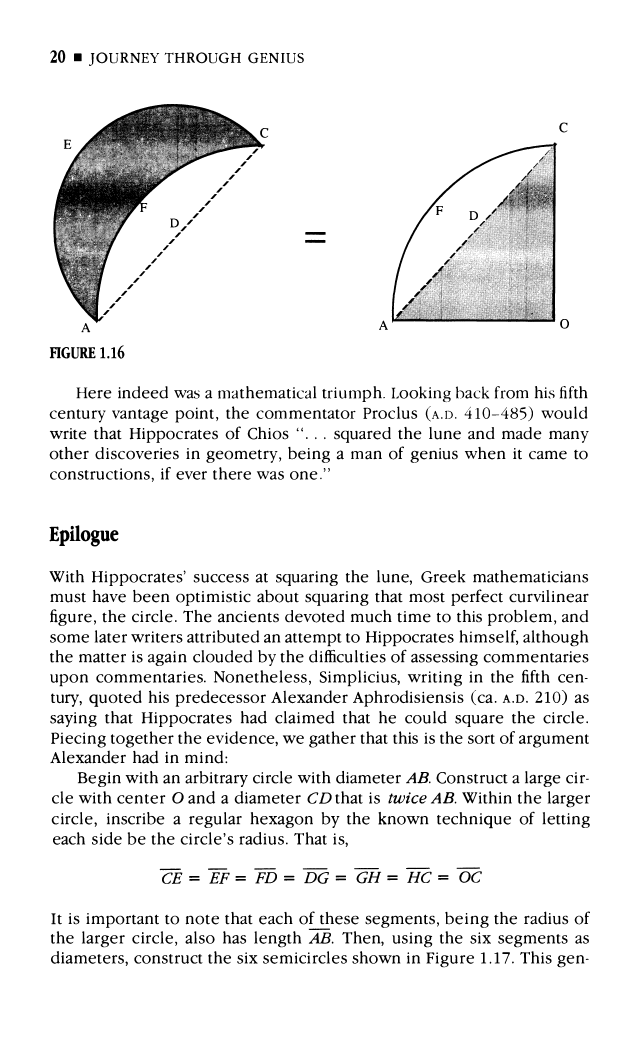
#> input picture images/jtg_p033.png, 3216 x 5196 px (shown at 1/5 size)
$ python show_original_title.py
#> lines starting #> are read from the running program, lines starting #| are printed output that depends on the picture; after the words box and inside, x2 and y2 are one past the last pixel; in counts of white or black regions, pixels touching at a corner belong together
#!/usr/bin/env python3
"""
Check what text is actually in the title by looking at the original image
"""

import cv2
import numpy as np
import matplotlib.pyplot as plt

# Load original
img = cv2.imread('../images/jtg_p033.png')
#> img is the input picture: shape (5196, 3216, 3); 92.4% white; 17545 black regions (15897 under 20 px), largest, box (x1, y1, x2, y2) and area: (266, 520, 1325, 1616) 278452, (1959, 713, 2786, 1614) 45339, (398, 1736, 477, 1791) 2456
if img is None:
    print("Can't load image")
    exit(1)

# Show the top portion (where title likely is)
top_portion = img[:800, :, :]
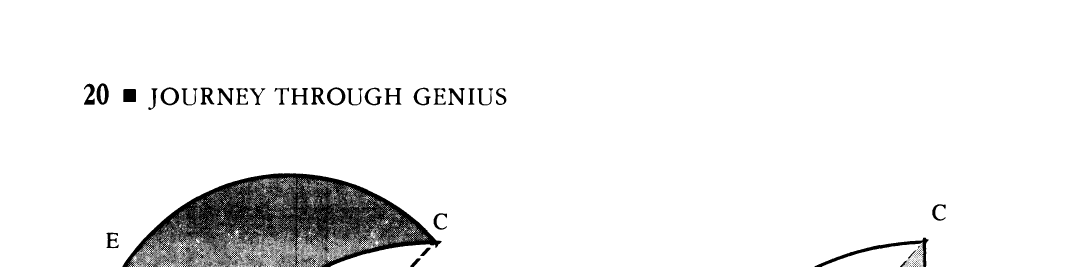
#> top_portion: shape (800, 3216, 3) (shown at 1/3 size); 94% white; 575 black regions (510 under 20 px), largest, box (x1, y1, x2, y2) and area: (367, 520, 1325, 800) 123907, (2443, 713, 2786, 800) 4077, (370, 267, 408, 306) 1474

plt.figure(figsize=(16, 8))
plt.imshow(cv2.cvtColor(top_portion, cv2.COLOR_BGR2RGB))
plt.title('Original Image - Top Portion (contains title)')
plt.axis('off')
plt.tight_layout()
plt.savefig('notebooks/original_title_area.png', dpi=150)
print("✓ Saved to notebooks/original_title_area.png")
print("\nPlease check this image to see what text is actually in the title.")
print("It might not be just 'Epilogue' - there could be additional text.")

$ run again, with images/acd_p006.png copied over images/jtg_p033.png
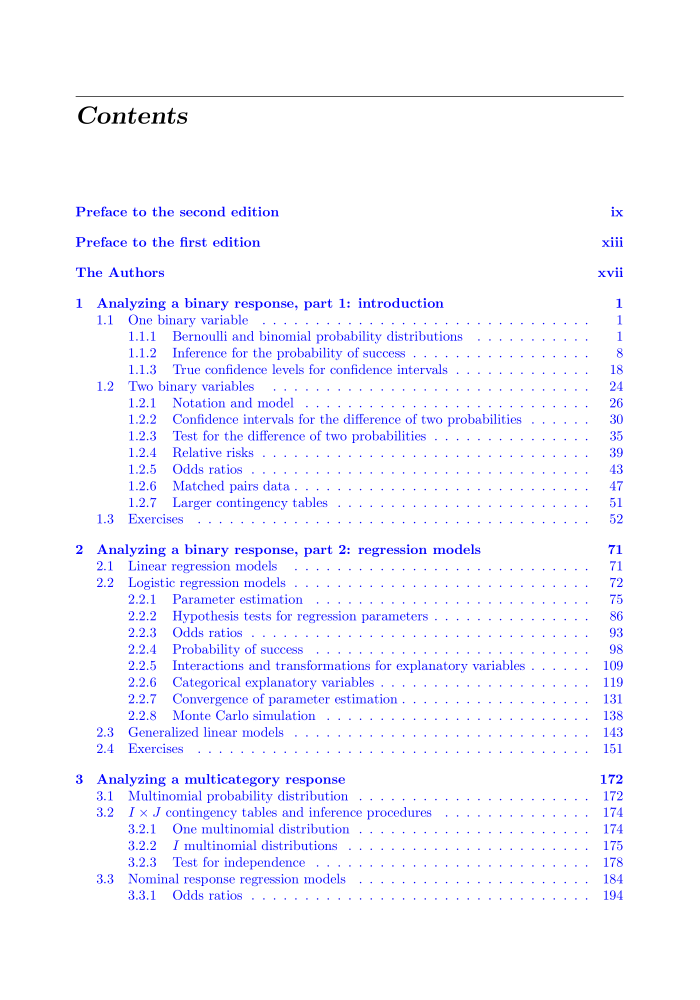
#> input picture images/acd_p006.png, 2100 x 3000 px (shown at 1/3 size)
#> img is the input picture: shape (3000, 2100, 3); mean B, G, R 254.7, 248.1, 248.1
#> `top_portion = img[:800, :, :]`:
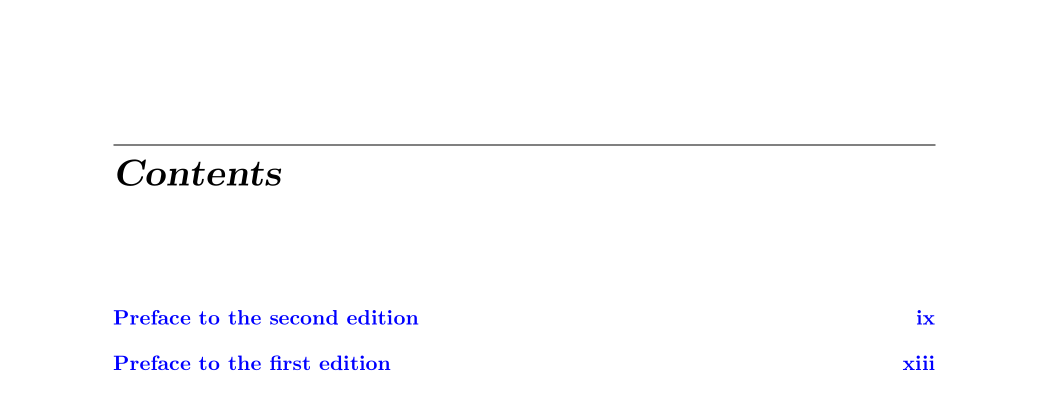
#> top_portion: shape (800, 2100, 3) (shown at 1/2 size); mean B, G, R 253.8, 252.3, 252.3

$ run again, with images/acd_p007.png copied over images/jtg_p033.png
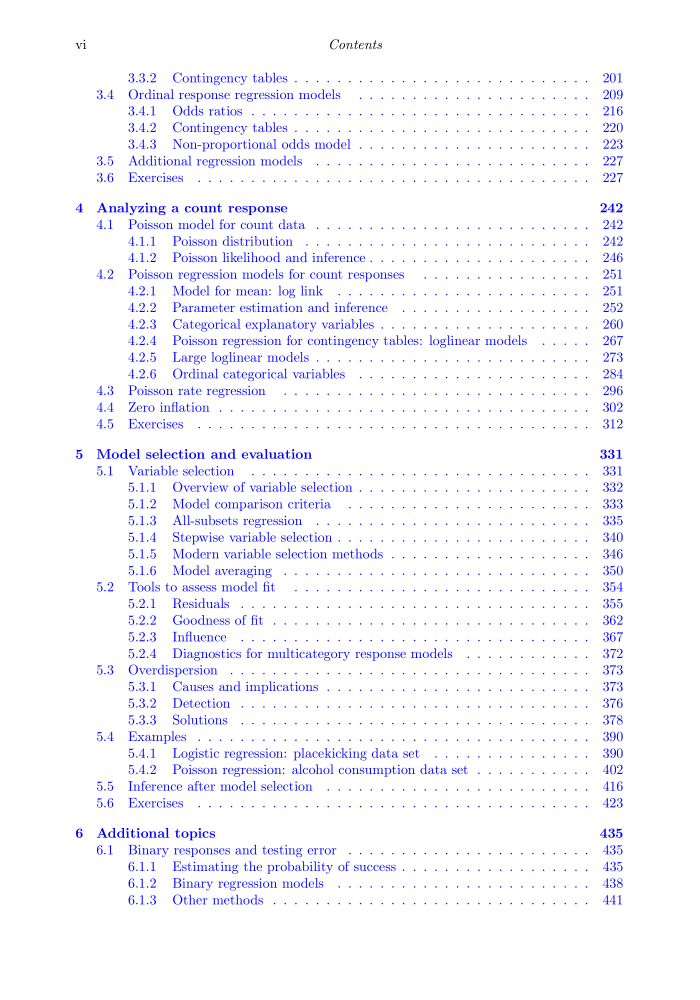
#> input picture images/acd_p007.png, 2100 x 3000 px (shown at 1/3 size)
#> img is the input picture: shape (3000, 2100, 3); mean B, G, R 255, 247.5, 247.5
#> `top_portion = img[:800, :, :]`:
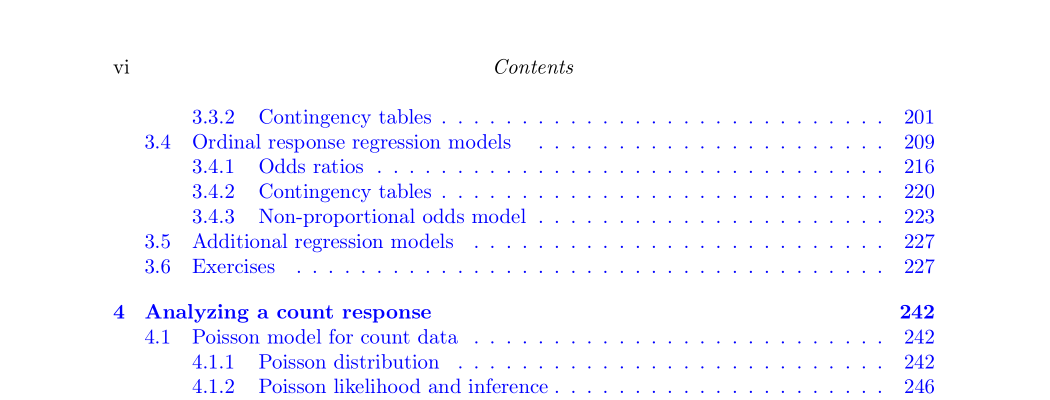
#> top_portion: shape (800, 2100, 3) (shown at 1/2 size); mean B, G, R 254.8, 248.5, 248.5

$ run again, with images/acd_p008.png copied over images/jtg_p033.png
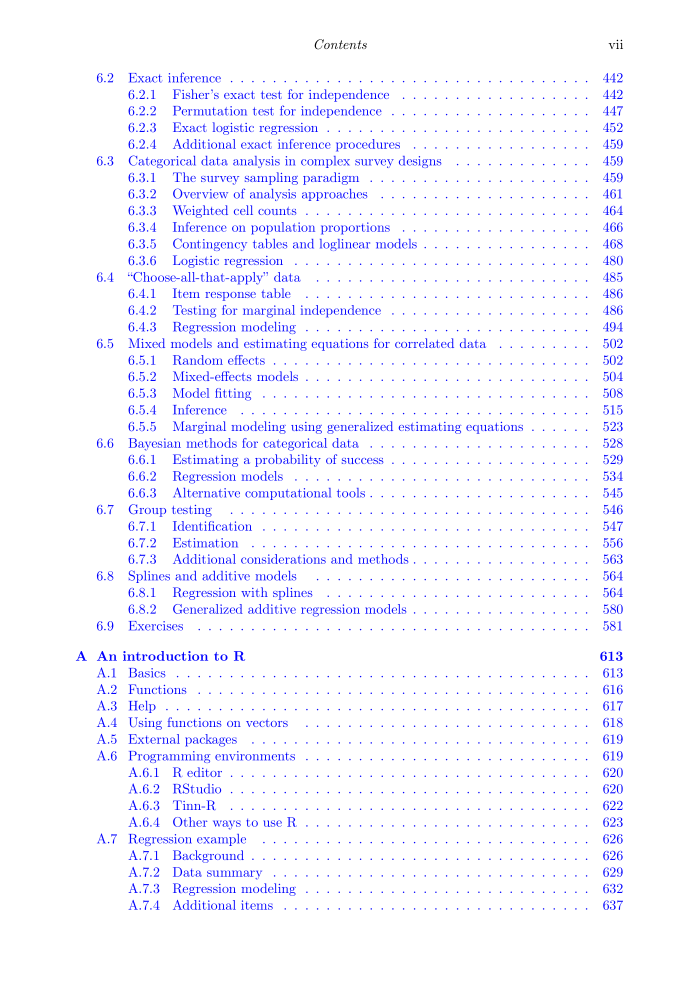
#> input picture images/acd_p008.png, 2100 x 3000 px (shown at 1/3 size)
#> img is the input picture: shape (3000, 2100, 3); mean B, G, R 255, 247.3, 247.3
#> `top_portion = img[:800, :, :]`:
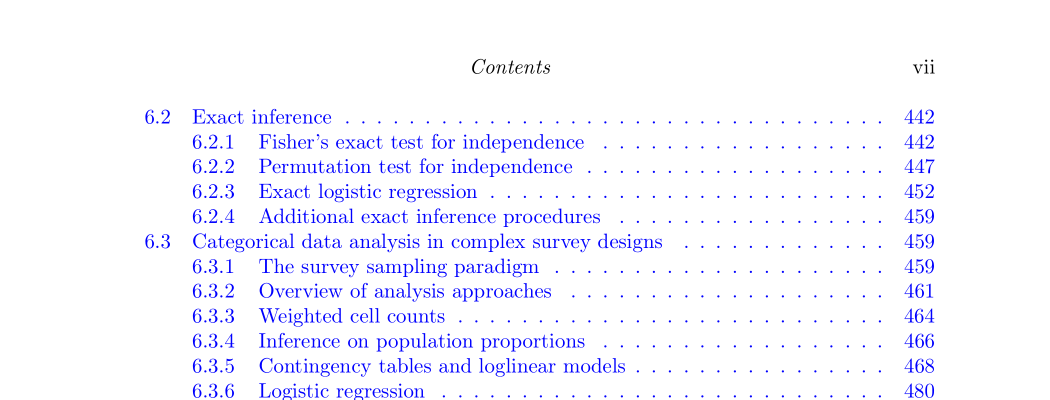
#> top_portion: shape (800, 2100, 3) (shown at 1/2 size); mean B, G, R 254.8, 246.8, 246.8
